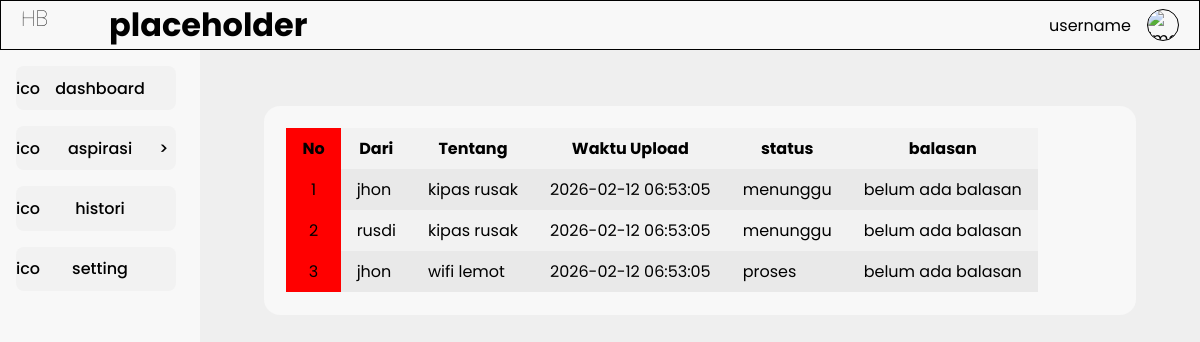
The app's page /view/user/u_aspirasi.php, older data.
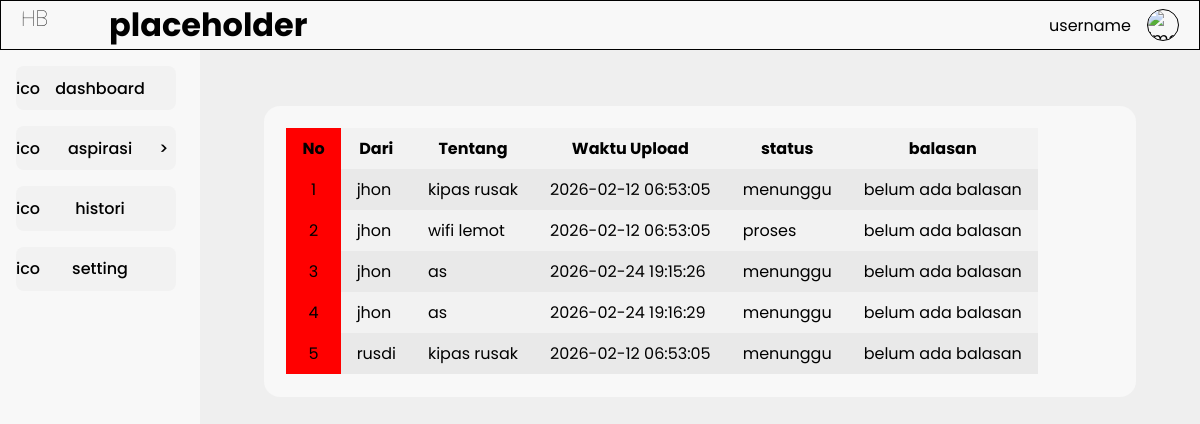
The same page, newer data.
### tables this page shows
CREATE TABLE `aspirasi` (
  `id_aspirasi` int NOT NULL,
  `judul` varchar(20) NOT NULL,
  `id_siswa` int NOT NULL,
  `isi_aspirasi` varchar(100) NOT NULL,
  `status` enum('menunggu','proses','selesai') NOT NULL,
  `id_kategori` int NOT NULL,
  `id_feedback` int NOT NULL,
  `waktu_upload` datetime NOT NULL DEFAULT CURRENT_TIMESTAMP
);

CREATE TABLE `siswa` (
  `id_siswa` int NOT NULL,
  `username` varchar(20) NOT NULL,
  `password` varchar(225) NOT NULL,
  `kelas` varchar(10) NOT NULL,
  `nis` int DEFAULT NULL,
  `role` enum('siswa') NOT NULL,
  `waktu_buat` datetime NOT NULL DEFAULT CURRENT_TIMESTAMP
);

CREATE TABLE `feedback` (
  `id_feedback` int NOT NULL,
  `isi_feedback` varchar(100) NOT NULL,
  `id_admin` int NOT NULL,
  `waktu_upload` datetime NOT NULL DEFAULT CURRENT_TIMESTAMP
);

### controller/c_aspirasi.php (called while the page is built)
<?php
include_once __DIR__ . "../../model/m_aspirasi.php";
$aspirasi = new m_aspirasi();
try{
  if(!empty($_GET['action'])){
    if($_GET['action'] != 'delete'){
      $_SERVER['REQUEST_METHOD'] = $_POST;
        $judul          = $_POST['judul'];
        $id_siswa       = $_POST['id_siswa'];
        $isi_aspirasi   = $_POST['isi_aspirasi'];
        $status         = $_POST['status'];
        $id_kategori    = $_POST['id_kategori'];
        $id_feedback    = $_POST['id_feedback'];
      if($_GET['action'] == 'add'){
        $aspirasi->add_data($judul, $id_siswa, $isi_aspirasi, $status, $id_kategori, $id_feedback);
      } elseif($_GET['action'] == 'update'){
      }
    } else{
    }
  } else{
    $data = $aspirasi->get_data();
  }
} catch(Exception $e) {
   echo $e->getMessage();
}
?>

### model/m_connection.php (called while the page is built, shortened)
<?php
class m_connection{
    private $host = "localhost", $username = "root", $password = "", $database = "ukk_3_putra";
    function __construct(){
        $this->conn = mysqli_connect(
            $this->host,
            $this->username,
            $this->password,
            $this->database
        );
    }
}
?>

### model/m_aspirasi.php (called while the page is built, shortened)
<?php
include_once "m_connection.php";
class m_aspirasi{
  function get_data() {
    $conn = new m_connection();
    $sql = "SELECT aspirasi.*, kategori.isi_kategori, siswa.username, feedback.isi_feedback
            FROM aspirasi
            INNER JOIN kategori ON aspirasi.id_kategori = kategori.id_kategori
            INNER JOIN siswa ON aspirasi.id_siswa = siswa.id_siswa
            LEFT JOIN feedback ON aspirasi.id_feedback = feedback.id_feedback";
    $query = mysqli_query($conn->conn, $sql);
    if ($query->num_rows > 0) {
      while($data = mysqli_fetch_object($query)){
        $result[] = $data;
      }
      return $result;
      } else {
        echo "ga ada data";
    }
  }
}
?>

### view/user/u_aspirasi.php (the view, shortened to what this page needs)
<?php
    include_once "../../controller/c_aspirasi.php";
    include("u_header.php");
?>
</head>
<body>
<?php
    include("u_navbar.php");
?>
            <section class="container ">
                <table>
                    <thead>
                        <tr>
                          <th>No</th>
                          <th>Dari</th>
                          <th>Tentang</th>
                          <th>Waktu Upload</th>
                          <th>status</th>
                          <th>balasan</th>
                        </tr>
                    </thead>
                    <tbody>
                        <?php
                            $no = 1;
                            foreach ($data as $result){
                        ?>
                            <tr>
                                <td><?= $no++ ?></td>
                                <td ><?= $result->username ?></td>
                                <td ><?= $result->judul ?></td>
                                <td ><?= $result->waktu_upload ?></td>
                                <td ><?= $result->status ?></td>
                                <td ><?= $result->isi_feedback ?></td>
                            </tr>
                        <?php
                            }
                        ?>
                    </tbody>
                </table>
            </section>
<?php
    include("u_footer.php");
?>

Row changes from the older to the newer data that the page shows:
shown differently, row unchanged: aspirasi "wifi lemot": moves up the list
added aspirasi: id_siswa.username "jhon", judul "as", waktu_upload "2026-02-24 19:15:26", status "menunggu", id_feedback.isi_feedback "belum ada balasan"
added aspirasi: id_siswa.username "jhon", judul "as", waktu_upload "2026-02-24 19:16:29", status "menunggu", id_feedback.isi_feedback "belum ada balasan"
